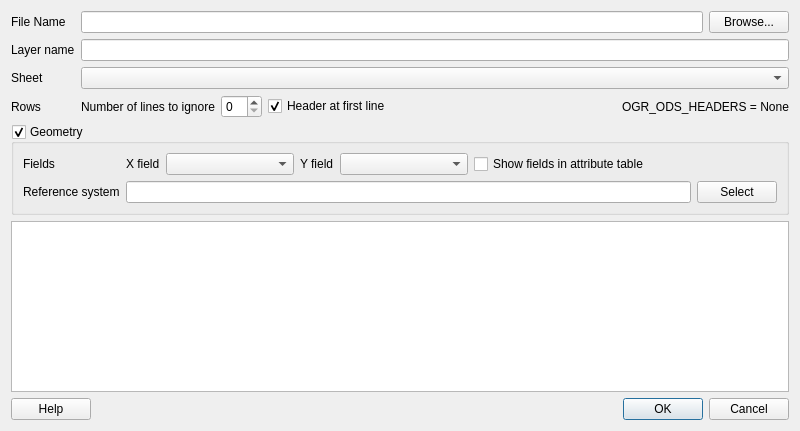
<?xml version="1.0" encoding="UTF-8"?>
<ui version="4.0">
 <class>SpreadsheetLayersDialog</class>
 <widget class="QDialog" name="SpreadsheetLayersDialog">
  <property name="geometry">
   <rect>
    <x>0</x>
    <y>0</y>
    <width>800</width>
    <height>431</height>
   </rect>
  </property>
  <property name="windowTitle">
   <string>Create a Layer from a Spreadsheet File</string>
  </property>
  <layout class="QVBoxLayout" name="verticalLayout_7">
   <item>
    <layout class="QFormLayout" name="formLayout">
     <property name="fieldGrowthPolicy">
      <enum>QFormLayout::AllNonFixedFieldsGrow</enum>
     </property>
     <item row="0" column="0">
      <widget class="QLabel" name="filePathLabel">
       <property name="sizePolicy">
        <sizepolicy hsizetype="Minimum" vsizetype="Minimum">
         <horstretch>0</horstretch>
         <verstretch>0</verstretch>
        </sizepolicy>
       </property>
       <property name="text">
        <string>File Name</string>
       </property>
       <property name="indent">
        <number>0</number>
       </property>
      </widget>
     </item>
     <item row="0" column="1">
      <layout class="QHBoxLayout" name="filePathLayout">
       <property name="topMargin">
        <number>0</number>
       </property>
       <item>
        <widget class="QLineEdit" name="filePathEdit">
         <property name="toolTip">
          <string/>
         </property>
         <property name="whatsThis">
          <string/>
         </property>
         <property name="readOnly">
          <bool>false</bool>
         </property>
        </widget>
       </item>
       <item>
        <widget class="QPushButton" name="filePathButton">
         <property name="enabled">
          <bool>true</bool>
         </property>
         <property name="maximumSize">
          <size>
           <width>16777215</width>
           <height>16777215</height>
          </size>
         </property>
         <property name="toolTip">
          <string/>
         </property>
         <property name="whatsThis">
          <string/>
         </property>
         <property name="text">
          <string>Browse...</string>
         </property>
         <property name="flat">
          <bool>false</bool>
         </property>
        </widget>
       </item>
      </layout>
     </item>
     <item row="1" column="0">
      <widget class="QLabel" name="layerNameLabel">
       <property name="sizePolicy">
        <sizepolicy hsizetype="Minimum" vsizetype="Preferred">
         <horstretch>0</horstretch>
         <verstretch>0</verstretch>
        </sizepolicy>
       </property>
       <property name="text">
        <string>Layer name</string>
       </property>
      </widget>
     </item>
     <item row="1" column="1">
      <layout class="QHBoxLayout" name="layerNameLayout">
       <property name="topMargin">
        <number>0</number>
       </property>
       <item>
        <widget class="QLineEdit" name="layerNameEdit">
         <property name="sizePolicy">
          <sizepolicy hsizetype="Expanding" vsizetype="Fixed">
           <horstretch>0</horstretch>
           <verstretch>0</verstretch>
          </sizepolicy>
         </property>
         <property name="toolTip">
          <string/>
         </property>
         <property name="whatsThis">
          <string/>
         </property>
        </widget>
       </item>
      </layout>
     </item>
     <item row="2" column="0">
      <widget class="QLabel" name="sheetLabel">
       <property name="sizePolicy">
        <sizepolicy hsizetype="Minimum" vsizetype="Preferred">
         <horstretch>0</horstretch>
         <verstretch>0</verstretch>
        </sizepolicy>
       </property>
       <property name="text">
        <string>Sheet</string>
       </property>
      </widget>
     </item>
     <item row="3" column="1">
      <layout class="QHBoxLayout" name="rowsLayout">
       <item>
        <widget class="QLabel" name="offsetLabel">
         <property name="text">
          <string>Number of lines to ignore</string>
         </property>
        </widget>
       </item>
       <item>
        <widget class="QSpinBox" name="linesToIgnoreBox"/>
       </item>
       <item>
        <widget class="QCheckBox" name="headerBox">
         <property name="text">
          <string>Header at first line</string>
         </property>
         <property name="checked">
          <bool>true</bool>
         </property>
        </widget>
       </item>
       <item>
        <spacer name="horizontalSpacer">
         <property name="orientation">
          <enum>Qt::Horizontal</enum>
         </property>
         <property name="sizeHint" stdset="0">
          <size>
           <width>40</width>
           <height>20</height>
          </size>
         </property>
        </spacer>
       </item>
       <item>
        <widget class="QLabel" name="ogrHeadersLabel">
         <property name="text">
          <string>OGR_ODS_HEADERS = None</string>
         </property>
        </widget>
       </item>
      </layout>
     </item>
     <item row="3" column="0">
      <widget class="QLabel" name="rowsLabel">
       <property name="text">
        <string>Rows</string>
       </property>
      </widget>
     </item>
     <item row="2" column="1">
      <layout class="QHBoxLayout" name="horizontalLayout">
       <item>
        <widget class="QComboBox" name="sheetBox">
         <property name="sizePolicy">
          <sizepolicy hsizetype="Preferred" vsizetype="Fixed">
           <horstretch>0</horstretch>
           <verstretch>0</verstretch>
          </sizepolicy>
         </property>
        </widget>
       </item>
      </layout>
     </item>
    </layout>
   </item>
   <item>
    <widget class="QGroupBox" name="geometryBox">
     <property name="title">
      <string>Geometry</string>
     </property>
     <property name="checkable">
      <bool>true</bool>
     </property>
     <property name="checked">
      <bool>true</bool>
     </property>
     <layout class="QFormLayout" name="formLayout_2">
      <item row="0" column="0">
       <widget class="QLabel" name="fieldsLabel">
        <property name="enabled">
         <bool>true</bool>
        </property>
        <property name="text">
         <string>Fields</string>
        </property>
       </widget>
      </item>
      <item row="1" column="0">
       <widget class="QLabel" name="crsLabel">
        <property name="enabled">
         <bool>true</bool>
        </property>
        <property name="sizePolicy">
         <sizepolicy hsizetype="Preferred" vsizetype="Preferred">
          <horstretch>0</horstretch>
          <verstretch>0</verstretch>
         </sizepolicy>
        </property>
        <property name="text">
         <string>Reference system</string>
        </property>
       </widget>
      </item>
      <item row="0" column="1">
       <layout class="QHBoxLayout" name="fieldOptionsLayout">
        <item>
         <widget class="QLabel" name="xFieldLabel">
          <property name="enabled">
           <bool>true</bool>
          </property>
          <property name="text">
           <string>X field</string>
          </property>
         </widget>
        </item>
        <item>
         <widget class="QComboBox" name="xFieldBox">
          <property name="enabled">
           <bool>true</bool>
          </property>
          <property name="sizePolicy">
           <sizepolicy hsizetype="Expanding" vsizetype="Fixed">
            <horstretch>0</horstretch>
            <verstretch>0</verstretch>
           </sizepolicy>
          </property>
          <property name="minimumSize">
           <size>
            <width>120</width>
            <height>0</height>
           </size>
          </property>
          <property name="toolTip">
           <string/>
          </property>
          <property name="statusTip">
           <string/>
          </property>
          <property name="whatsThis">
           <string/>
          </property>
          <property name="editable">
           <bool>false</bool>
          </property>
         </widget>
        </item>
        <item>
         <widget class="QLabel" name="yFieldLabel">
          <property name="enabled">
           <bool>true</bool>
          </property>
          <property name="text">
           <string>Y field</string>
          </property>
         </widget>
        </item>
        <item>
         <widget class="QComboBox" name="yFieldBox">
          <property name="enabled">
           <bool>true</bool>
          </property>
          <property name="sizePolicy">
           <sizepolicy hsizetype="Expanding" vsizetype="Fixed">
            <horstretch>0</horstretch>
            <verstretch>0</verstretch>
           </sizepolicy>
          </property>
          <property name="minimumSize">
           <size>
            <width>120</width>
            <height>0</height>
           </size>
          </property>
          <property name="toolTip">
           <string/>
          </property>
          <property name="statusTip">
           <string/>
          </property>
          <property name="whatsThis">
           <string/>
          </property>
          <property name="editable">
           <bool>false</bool>
          </property>
         </widget>
        </item>
        <item>
         <widget class="QCheckBox" name="showGeometryFieldsBox">
          <property name="text">
           <string>Show fields in attribute table</string>
          </property>
         </widget>
        </item>
        <item>
         <spacer name="fieldOptionsSpacer">
          <property name="orientation">
           <enum>Qt::Horizontal</enum>
          </property>
          <property name="sizeHint" stdset="0">
           <size>
            <width>0</width>
            <height>0</height>
           </size>
          </property>
         </spacer>
        </item>
       </layout>
      </item>
      <item row="1" column="1">
       <layout class="QHBoxLayout" name="crsLayout">
        <item>
         <widget class="QLineEdit" name="crsEdit">
          <property name="enabled">
           <bool>true</bool>
          </property>
          <property name="inputMask">
           <string/>
          </property>
          <property name="readOnly">
           <bool>true</bool>
          </property>
         </widget>
        </item>
        <item>
         <widget class="QPushButton" name="crsButton">
          <property name="text">
           <string>Select</string>
          </property>
         </widget>
        </item>
       </layout>
      </item>
     </layout>
    </widget>
   </item>
   <item>
    <widget class="QTableView" name="sampleView">
     <property name="selectionMode">
      <enum>QAbstractItemView::NoSelection</enum>
     </property>
     <property name="selectionBehavior">
      <enum>QAbstractItemView::SelectRows</enum>
     </property>
    </widget>
   </item>
   <item>
    <layout class="QHBoxLayout" name="horizontalLayout_3">
     <item>
      <widget class="QPushButton" name="helpButton">
       <property name="text">
        <string>Help</string>
       </property>
      </widget>
     </item>
     <item>
      <widget class="QDialogButtonBox" name="buttonBox">
       <property name="orientation">
        <enum>Qt::Horizontal</enum>
       </property>
       <property name="standardButtons">
        <set>QDialogButtonBox::Cancel|QDialogButtonBox::Ok</set>
       </property>
      </widget>
     </item>
    </layout>
   </item>
  </layout>
 </widget>
 <tabstops>
  <tabstop>filePathEdit</tabstop>
  <tabstop>filePathButton</tabstop>
  <tabstop>layerNameEdit</tabstop>
  <tabstop>sheetBox</tabstop>
  <tabstop>linesToIgnoreBox</tabstop>
  <tabstop>headerBox</tabstop>
  <tabstop>geometryBox</tabstop>
  <tabstop>xFieldBox</tabstop>
  <tabstop>yFieldBox</tabstop>
  <tabstop>showGeometryFieldsBox</tabstop>
  <tabstop>crsEdit</tabstop>
  <tabstop>crsButton</tabstop>
  <tabstop>sampleView</tabstop>
 </tabstops>
 <resources/>
 <connections>
  <connection>
   <sender>buttonBox</sender>
   <signal>accepted()</signal>
   <receiver>SpreadsheetLayersDialog</receiver>
   <slot>accept()</slot>
   <hints>
    <hint type="sourcelabel">
     <x>771</x>
     <y>409</y>
    </hint>
    <hint type="destinationlabel">
     <x>707</x>
     <y>304</y>
    </hint>
   </hints>
  </connection>
  <connection>
   <sender>buttonBox</sender>
   <signal>rejected()</signal>
   <receiver>SpreadsheetLayersDialog</receiver>
   <slot>reject()</slot>
   <hints>
    <hint type="sourcelabel">
     <x>648</x>
     <y>410</y>
    </hint>
    <hint type="destinationlabel">
     <x>578</x>
     <y>302</y>
    </hint>
   </hints>
  </connection>
 </connections>
</ui>
